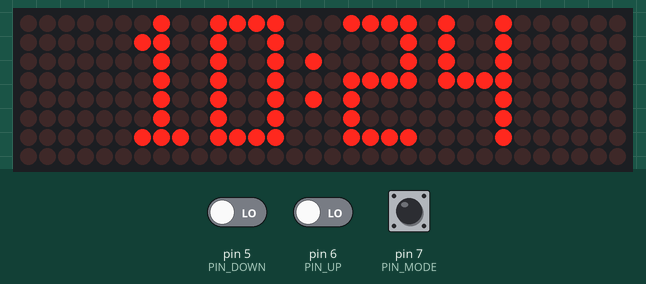
This sketch was run on a simulated Arduino Nano, built with avr-gcc and run on an emulated ATmega328P. Parts: 32×8 LED matrix. The inputs (shaded band) are chosen by the test bench; at power-on: pin 7 (PIN_MODE) LOW, pin 5 (PIN_DOWN) LOW, pin 6 (PIN_UP) LOW. The local clock reads 2024-03-15 10:24:30 at power-on unless the sketch sets it.

Above: at 11.8 s.
11.9 s: pin 7 (PIN_MODE) pulled HIGH for 0.15 s
At 12.45 s:
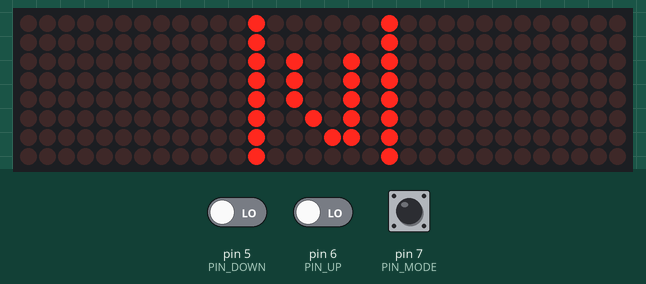
12.6 s: pin 7 (PIN_MODE) pulled HIGH for 1 s
At 13.99 s:
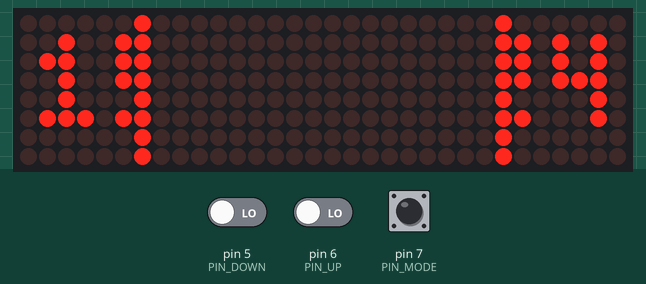
14.2 s: pin 7 (PIN_MODE) pulled HIGH for 1 s
At 16.0 s:
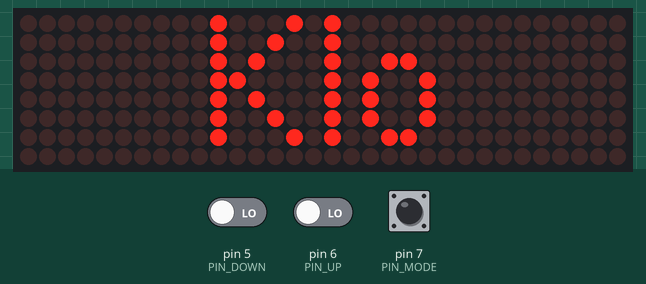

The sketch:

arduino_clock.ino
```cpp
#include <Arduino.h>

#include "MD_MAX72xx.h"
#include "MD_Parola.h"
#include "RTClib.h"
#include "SPI.h"

#include "font_data.h"
#include "button.h"
#include "debug.h"

// MAX7219 hardware type, size, and output pins:
#define HARDWARE_TYPE MD_MAX72XX::FC16_HW
#define MAX_DEVICES 4
#define CS_PIN 10
#define DATA_PIN 12
#define CLK_PIN 11

#define PIN_MODE 7
#define PIN_UP 6
#define PIN_DOWN 5

// Milliseconds between blinking digits in edit mode
#define BLINK_INTERVAL 200

// Milliseconds between changing time and date in alternate mode
#define ALTERNATE_INTERVAL 30000

enum State {
  STATE_INIT = 0,
  STATE_TIME = 1,
  STATE_DATE = 2,
  STATE_ALTERNATE = 3,
  STATE_EDIT
};
enum DisplayMode { TIME = 1, DATE = 2 };
enum EditMode { NONE = 0, MINUTE = 1, HOUR = 2, DAY = 3, MONTH = 4, YEAR = 5 };
struct NextView {
  bool isPending = true;
  textEffect_t effectIn = PA_SCROLL_DOWN;
  State state = STATE_TIME;
  DisplayMode displayMode = DisplayMode::TIME;
  bool showText = false;
} next;

LongPressButton modeButton(PIN_MODE);
RepeatButton upButton(PIN_UP);
RepeatButton downButton(PIN_DOWN);

int lastMinute = 0;
State state = State::STATE_INIT;
DisplayMode displayMode;

EditMode editMode = EditMode::NONE;
char displayString[10];
char hourString[3];
char minuteString[3];
char yearString[3];
char monthString[3];
char dayString[3];
unsigned long lastAlternateMillis = 0;

MD_Parola display = MD_Parola(HARDWARE_TYPE, CS_PIN, MAX_DEVICES);
RTC_DS1307 rtc;

void setString(char* str, EditMode modeMatch, int value) {
  int blink = (millis() / BLINK_INTERVAL) % 2;

  if (editMode != modeMatch || blink == 1) {
    sprintf(str, "%02d", value);
  } else {
    sprintf(str, "  ", value);
  }
}

void drawTime(textEffect_t in = PA_PRINT, textEffect_t out = PA_NO_EFFECT) {
  DateTime now = rtc.now();

  setString(hourString, EditMode::HOUR, now.hour());
  setString(minuteString, EditMode::MINUTE, now.minute());

  sprintf(displayString, "%s:%s", hourString, minuteString);
  display.setTextAlignment(PA_CENTER);
  display.setFont(0, largeDigitDont);
  display.displayText(displayString, display.getTextAlignment(),
                      display.getSpeed(), 0, in, out);
}

void drawDate(textEffect_t in = PA_PRINT, textEffect_t out = PA_NO_EFFECT) {
  DateTime now = rtc.now();

  setString(yearString, EditMode::YEAR, now.year() % 100);
  setString(monthString, EditMode::MONTH, now.month());
  setString(dayString, EditMode::DAY, now.day());

  sprintf(displayString, "%s.%s.-%s", dayString, monthString, yearString);
  display.setTextAlignment(PA_CENTER);
  display.setFont(0, smallDigitFont);
  display.displayText(displayString, display.getTextAlignment(),
                      display.getSpeed(), 0, in, out);
}

int numberOfDaysInMonth(int year, int month) {
  switch (month) {
    case 1:   // January
    case 3:   // March
    case 5:   // May
    case 7:   // July
    case 8:   // August
    case 10:  // October
    case 12:  // December
      return 31;
    case 4:   // April
    case 6:   // June
    case 9:   // September
    case 11:  // November
      return 30;
    case 2:  // February
      if ((year % 4 == 0 && year % 100 != 0) || year % 400 == 0) {
        return 29;
      } else {
        return 28;
      }
    default:
      return 0;
  }
}

void setup() {
  if (!rtc.begin()) {  // start the RTC module
    abort();
  }

  Debug::init();

  display.begin();
  display.setFont(0, nullptr);
  display.setIntensity(8); //0-15
  display.setPause(6);
  display.displayClear();

  display.displayText("Papan kello", PA_RIGHT, 130,
                      0, PA_SCROLL_LEFT, PA_SCROLL_LEFT);
}

void changeTime(int change) {
  DateTime now = rtc.now();

  if (editMode == EditMode::MINUTE) {
    rtc.adjust(DateTime(now.year(), now.month(), now.day(), now.hour(),
                        (now.minute() + change + 60) % 60, 0));

  } else if (editMode == EditMode::HOUR) {
    rtc.adjust(DateTime(now.year(), now.month(), now.day(),
                        (now.hour() + change + 24) % 24, now.minute(), 0));
  } else if (editMode == EditMode::DAY) {
    int daysInMonth = numberOfDaysInMonth(now.year(), now.month());
    rtc.adjust(
        DateTime(now.year(), now.month(),
                 (now.day() - 1 + change + daysInMonth) % daysInMonth + 1,
                 now.hour(), now.minute(), 0));
  } else if (editMode == EditMode::MONTH) {
    rtc.adjust(DateTime(now.year(), (now.month() - 1 + 12 + change) % 12 + 1,
                        now.day(), now.hour(), now.minute(), 0));
  } else if (editMode == EditMode::YEAR) {
    rtc.adjust(DateTime(2000 + (now.year() + change) % 100, now.month(),
                        now.day(), now.hour(), now.minute(), 0));
  }
}

void loop() {
  PressType modeButtonPress = modeButton.read();
  PressType upButtonPress = upButton.read();
  PressType downButtonPress = downButton.read();

  if (!next.isPending) {
    if (modeButtonPress == PRESS_TYPE_PRIMARY) {
      if (editMode == EditMode::NONE) {
        changeMode();
      } else {
        editMode = (EditMode)((editMode + 1) % 6);

        // Force redraw of current mode when exit editing
        if (editMode == EditMode::NONE) {
          lastMinute = -1;
        }
      }
    } else if (modeButtonPress == PRESS_TYPE_SECONDARY) {
      editMode = EditMode::MINUTE;
    }
  }

  DateTime now = rtc.now();

  if (editMode != EditMode::NONE && (upButtonPress == PRESS_TYPE_PRIMARY ||
                                     downButtonPress == PRESS_TYPE_PRIMARY)) {
    int change = upButtonPress == PRESS_TYPE_PRIMARY ? 1 : -1;
    changeTime(change);
  }

  if (display.displayAnimate()) {
    if (next.isPending) {
      if (next.showText) {
        char* text;
        if (next.state == STATE_TIME) {
          text = "Klo";
        } else if (next.state == STATE_DATE) {
          text = "Pvm";
        } else {
          text = "Vaihto";
        }

        display.setFont(0, nullptr);
        display.displayText(text, display.getTextAlignment(),
                            display.getSpeed(), 500, PA_OPENING_CURSOR,
                            PA_OPENING_CURSOR);

        next.showText = false;

      } else {
        display.setPause(0);
        display.setSpeed(20);
        state = next.state;
        displayMode = next.displayMode;

        if (next.displayMode == DisplayMode::TIME) {
          drawTime(next.effectIn, PA_NO_EFFECT);
        } else {
          drawDate(next.effectIn, PA_NO_EFFECT);
        }

        next.isPending = false;
      }
      return;
    }

    if (editMode != EditMode::NONE) {
      if (editMode == EditMode::HOUR || editMode == EditMode::MINUTE) {
        drawTime(PA_PRINT, PA_NO_EFFECT);
      } else {
        drawDate(PA_PRINT, PA_NO_EFFECT);
      }

      return;
    }

    if (lastMinute != now.minute()) {
      if (displayMode == TIME) {
        drawTime();
      } else {
        drawDate();
      }
    }

    if (state == STATE_ALTERNATE) {
      if (millis() - lastAlternateMillis > ALTERNATE_INTERVAL) {
        lastAlternateMillis = millis();
        textEffect_t effect =
            displayMode == TIME ? PA_SCROLL_UP : PA_SCROLL_DOWN;
        if (displayMode == TIME) {
          drawTime(PA_PRINT, effect);
        } else {
          drawDate(PA_PRINT, effect);
        }
        next.effectIn = effect;
        next.isPending = true;
        next.showText = false;
        next.displayMode =
            displayMode == TIME ? DisplayMode::DATE : DisplayMode::TIME;
      }
    }

    lastMinute = now.minute();
  }
}

void changeMode() {
  if (displayMode == DisplayMode::TIME) {
    drawTime(PA_PRINT, PA_OPENING_CURSOR);
  } else {
    drawDate(PA_PRINT, PA_OPENING_CURSOR);
  }

  if (state == STATE_TIME) {
    next.state = STATE_DATE;
  } else if (state == STATE_DATE) {
    next.state = STATE_ALTERNATE;
  } else {
    next.state = STATE_TIME;
  }

  next.displayMode =
      next.state == STATE_DATE ? DisplayMode::DATE : DisplayMode::TIME;
  next.effectIn = PA_OPENING_CURSOR;
  next.isPending = true;
  next.showText = true;
  lastAlternateMillis = millis();
}
```

button.cpp
```cpp
#include "button.h"

#include "debug.h"

Button::Button(int pin) {
  _pin = pin;

  pinMode(_pin, INPUT);
}

PressType Button::read() {}

PressType LongPressButton::read() {
  int reading = digitalRead(_pin);

  if (reading != _lastButtonState) {
    _lastDebounceTime = millis();
    _lastButtonState = reading;
  }

  if (reading && _pressStatus == PRESS_STATUS_ACTIVATED) {
    if ((millis() - _lastDebounceTime) > LONG_PRESS_DELAY) {
      _pressStatus = PRESS_STATUS_LONG;
      Debug::println("long press");
      return PRESS_TYPE_SECONDARY;
    }

    return PRESS_TYPE_NONE;
  }

  if ((millis() - _lastDebounceTime) > DEBOUNCE_DELAY) {
    if (reading == LOW) {
      if (_pressStatus == PRESS_STATUS_ACTIVATED) {
        Debug::println("secondary action");
        _pressStatus = PRESS_STATUS_NONE;
        return PRESS_TYPE_PRIMARY;
      }

      _pressStatus = PRESS_STATUS_NONE;
    } else {
      if (_pressStatus == PRESS_STATUS_NONE) {
        _lastDebounceTime = millis();
        _pressStatus = PRESS_STATUS_ACTIVATED;
      }
    }
  }

  return PRESS_TYPE_NONE;
}

PressType RepeatButton::read() {
  int reading = digitalRead(_pin);

  if (reading != _lastButtonState) {
    _lastDebounceTime = millis();
    _lastButtonState = reading;
  }

  if (reading && _pressStatus == PRESS_STATUS_ACTIVATED) {
    if ((millis() - _lastDebounceTime) > REPEAT_DELAY) {
      _lastDebounceTime = millis();
      Debug::println("repeat press");
      return PRESS_TYPE_PRIMARY;
    }

    return PRESS_TYPE_NONE;
  }

  if ((millis() - _lastDebounceTime) > DEBOUNCE_DELAY) {
    if (reading == HIGH && _pressStatus == PRESS_STATUS_NONE) {
      _lastDebounceTime = millis();
      _pressStatus = PRESS_STATUS_ACTIVATED;

      Debug::println("repeat first press");
      return PRESS_TYPE_PRIMARY;
    }
  }

  if (reading == LOW) {
    _pressStatus = PRESS_STATUS_NONE;
  }

  return PRESS_TYPE_NONE;
}
```

button.h
```cpp
#ifndef button_h
#define button_h
#include <Arduino.h>

const int DEBOUNCE_DELAY = 30;
const int REPEAT_DELAY = 200;
const int LONG_PRESS_DELAY = 1000;

enum PressType {
  PRESS_TYPE_NONE = 0,
  PRESS_TYPE_PRIMARY = 1,
  PRESS_TYPE_SECONDARY = 2
};

enum PressStatus {
  PRESS_STATUS_NONE = 0,
  PRESS_STATUS_ACTIVATED = 1,
  PRESS_STATUS_LONG = 2
};

class Button {
 public:
  Button(int pin);
  virtual PressType read();

 protected:
  int _pin;
  int _lastButtonState = LOW;
  unsigned long _lastDebounceTime = 0;
  PressStatus _pressStatus = PRESS_STATUS_NONE;
};

class LongPressButton : Button {
 public:
  LongPressButton(int pin) : Button(pin){};
  PressType read() override;
};

class RepeatButton : Button {
 public:
  RepeatButton(int pin) : Button(pin){};
  PressType read() override;
};

#endif
```

debug.h
```cpp
#ifndef DEBUG_H
#define DEBUG_H
#define DEBUG 0
#include <Arduino.h>

class Debug {
 public:
  static void init() {
    if (DEBUG) {
      Serial.begin(9600);
    }
  }

  static void println(const char* message) {
    if (DEBUG) {
      Serial.println(message);
    }
  }
};

#endif
```

Source omitted: font_data.h (8906 bytes)

Measured:
- after the input at 11.9 s, the display: first changes after 0.21 s (image 1 shows a later state)
- what the display in image 3 shows lasts 0.5 s, from 15.6 s to 16.1 s
